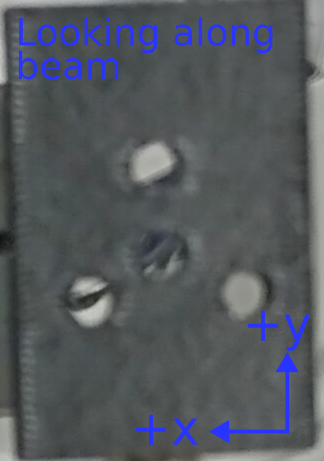
#> input picture figs/pupil_plane_KE.png, 324 x 461 px, given in place of beam_4_f400_laser_top_level_nd3.png, which was not available
$ python strehl_speed_test.py
#> lines starting #> are read from the running program, lines starting #| are printed output that depends on the picture; pictures that were not available may be replaced by others from this repository, and a replacement may not be noted
import numpy as np
import scipy.special
import scipy.ndimage
import argparse

parser = argparse.ArgumentParser(description="Strehl Ratio GUI")
# input arguments, mandatory: focal length, beam diameter
parser.add_argument(
    "--focal_length",
    type=float,
    default=254e-3,
    help="Focal length of the lens in meters",
)
parser.add_argument(
    "--beam_diameter",
    type=float,
    default=12e-3,
    help="Diameter of the beam in meters",
)
# optional: wavelength, pixel scale, spot size factor, method
parser.add_argument(
    "--wavelength",
    type=float,
    default=0.635e-6,
    help="Wavelength of the laser in meters",
)
parser.add_argument(
    "--pixel_scale",
    type=float,
    default=3.45e-6,
    help="Pixel scale of the camera in meters",
)
parser.add_argument(
    "--width_to_spot_size_ratio",
    type=float,
    default=2.0,
    help="The ratio of the width of the region of interest to the spot size",
)
parser.add_argument(
    "--method",
    type=str,
    default="gauss_diff",
    # default="naive",
    # default="smoothed",
    help="The method to use for finding the maximum value, one of naive, smoothed, gauss_diff",
    choices=["naive", "smoothed", "gauss_diff"],
)

args = parser.parse_args()


def naive_max_find(img):
    max_loc = np.unravel_index(np.argmax(img), img.shape)
    return max_loc


def max_find_smoothed(img, scale, downsample=2):
    img = img[::downsample, ::downsample]
    scale /= downsample

    img_smooth = scipy.ndimage.gaussian_filter(img, scale)
    max_loc = np.unravel_index(np.argmax(img_smooth), img_smooth.shape)

    max_loc = np.array(max_loc) * downsample
    return max_loc


def max_find_gauss_diff(img, scale, downsample=2):
    # downsample the image
    img = img[::downsample, ::downsample]
    scale /= downsample

    # inp_img = np.fft.fft2(img.astype(float))
    # img_smooth = np.fft.ifft2(scipy.ndimage.fourier_gaussian(inp_img, scale / 2**0.25))
    # img_smooth2 = np.fft.ifft2(scipy.ndimage.fourier_gaussian(inp_img, scale * 2**0.25))

    img_smooth = scipy.ndimage.gaussian_filter(img.astype(float), scale / 2**0.25)
    img_smooth2 = scipy.ndimage.gaussian_filter(img.astype(float), scale * 2**0.25)
    img_diff = img_smooth - img_smooth2
    max_loc = np.unravel_index(np.argmax(img_diff), img_diff.shape)

    # upsample the location
    max_loc = np.array(max_loc) * downsample
    return max_loc


# set the parameters
wvl = args.wavelength
D = args.beam_diameter
f = args.focal_length
pixel_scale = args.pixel_scale
spot_size = 2.44 * wvl / D * f / pixel_scale
width = int(args.width_to_spot_size_ratio * spot_size)

if args.method == "naive":
    max_find_method = naive_max_find
elif args.method == "smoothed":
    max_find_method = lambda img: max_find_smoothed(img, spot_size)
elif args.method == "gauss_diff":
    max_find_method = lambda img: max_find_gauss_diff(img, spot_size)


pointgrey_grid_x_um = np.linspace(
    -pixel_scale * width,
    pixel_scale * width,
    width * 2,
)
pointgrey_grid_y_um = np.linspace(
    -pixel_scale * width,
    pixel_scale * width,
    width * 2,
)

x, y = np.meshgrid(pointgrey_grid_x_um, pointgrey_grid_y_um)

theta_x = x / f  # np.linspace(-3*wvl/D,3*wvl/D,1000)
theta_y = y / f  # np.linspace(-3*wvl/D,3*wvl/D,1000)

theta_r = (theta_x**2 + theta_y**2) ** 0.5

airy_2D = (
    2
    * scipy.special.jv(1, 2 * np.pi / wvl * (D / 2) * np.sin(theta_r))
    / (2 * np.pi / wvl * (D / 2) * np.sin(theta_r))
) ** 2
airy_2D *= 1 / np.sum(airy_2D)

airy_max = np.max(airy_2D)

# normalise and uint8
display_airy_2D = (airy_2D / np.max(airy_2D) * 255).astype(np.uint8)

img_shape = (1536, 2048)

xx, yy = np.meshgrid(np.arange(img_shape[0]), np.arange(img_shape[1]))


def compute_strehl(img):

    max_loc = max_find_method(img)

    xc, yc = max_loc
    ext = width
    img_psf_region = img[xc - ext : xc + ext, yc - ext : yc + ext]
    # convert to float
    img_psf_region = img_psf_region.astype(float)

    # [10 lines of commented-out code are left out]

    bkg_width = 2 * ext
    mask = np.zeros_like(xx.T, dtype=bool)
    mask[xc - bkg_width : xc + bkg_width, yc - bkg_width : yc + bkg_width] = True
    mask[xc - ext : xc + ext, yc - ext : yc + ext] = False

    masked_img = img[mask]

    ad = np.abs(masked_img - np.median(masked_img))
    mad = np.median(ad)
    if np.isclose(mad, 0):
        mad = 1 / 6.0
    # print(f"mad: {mad}")

    # filter at 5 sigma
    valid_bkg = masked_img[ad <= 6 * mad]

    # print(f"bkg mean: {np.mean(valid_bkg)}")

    img_psf_region -= np.mean(valid_bkg)

    return np.max(img_psf_region) / np.sum(img_psf_region) / airy_max


if __name__ == "__main__":
    from PIL import Image
    from skimage.util import random_noise

    pth = "data/lab_imgs/beam_4_f400_laser_top_level_nd3.png"
    img = np.array(Image.open(pth))
#> img is the input picture: shape (461, 324, 4); mean R, G, B, A 83, 87.8, 93.9, 255

    print(img.shape)
#| (461, 324, 4)

    noisy_img = random_noise(img, mode="s&p", amount=0.04)
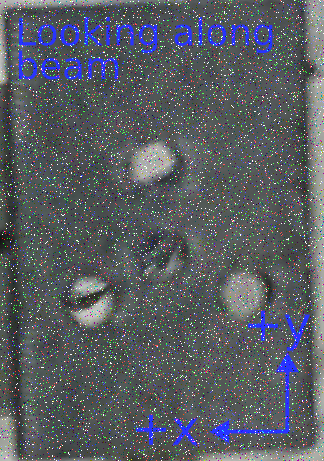
#> noisy_img: shape (461, 324, 4) float64; mean R, G, B, A 0.332, 0.351, 0.373, 0.98; transparent parts drawn white
    noisy_img = (noisy_img * 255).astype(np.uint8)

    print(f"Strehl is {compute_strehl(img):.3f}")
#> in max_find_gauss_diff, `img = img[::downsample, ::downsample]`:
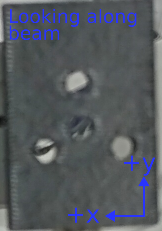
#> img: shape (231, 162, 4); mean of channels 0, 1, 2, 3 83.1, 87.8, 93.9, 255; drawn as R, G, B
#> in max_find_gauss_diff, `img_diff = img_smooth - img_smooth2`:
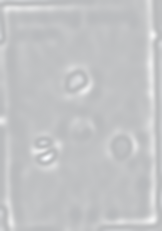
#> img_diff: shape (231, 162, 4) float64; mean of channels 0, 1, 2, 3 -0.536, -0.222, 0.221, 0.537; transparent parts drawn white
#> in max_find_gauss_diff, `max_loc = np.unravel_index(np.argmax(img_diff), img_diff.shape)`: max_loc = (157, 47, 3)
#> in max_find_gauss_diff, `max_loc = np.array(max_loc) * downsample`: max_loc = [314, 94, 6]
#> (the run stopped early here; a loop or call above may not have finished)
